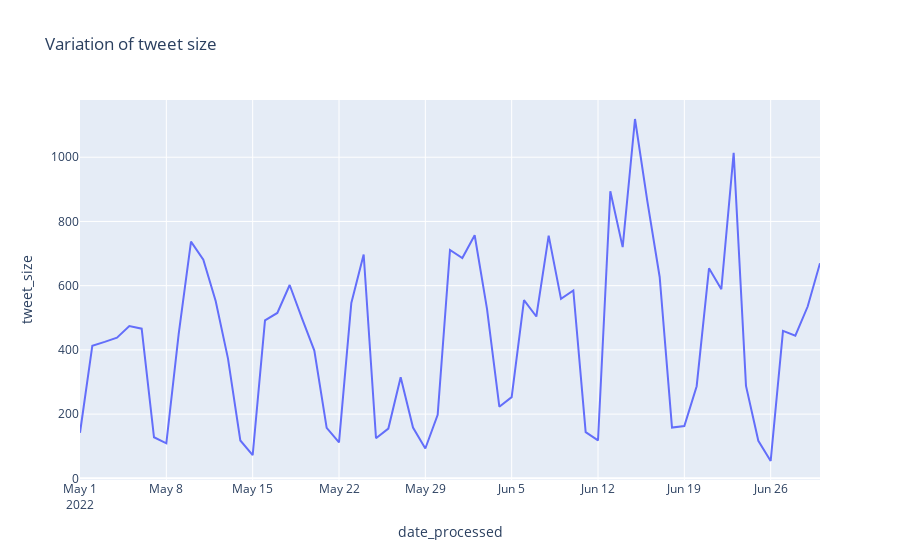

Write notebook code for a chart like this one.
### Code cell
import plotly.express as px

fig = px.line(condense_df, y="tweet_size", title='Variation of tweet size')
fig.show()

### Figure 1 — Plotly figure (JSON) as saved in the notebook; plotly's stock layout.template omitted (floating-point values rounded to 4 significant figures)
{"data": [{"hovertemplate": "date_processed=%{x}<br>tweet_size=%{y}<extra></extra>", "legendgroup": "", "line": {"color": "#636efa", "dash": "solid"}, "marker": {"symbol": "circle"}, "mode": "lines", "name": "", "orientation": "v", "showlegend": false, "type": "scatter", "x": ["2022-05-01", "2022-05-02", "2022-05-03", "2022-05-04", "2022-05-05", "2022-05-06", "2022-05-07", "2022-05-08", "2022-05-09", "2022-05-10", "2022-05-11", "2022-05-12", "2022-05-13", "2022-05-14", "2022-05-15", "2022-05-16", "2022-05-17", "2022-05-18", "2022-05-19", "2022-05-20", "2022-05-21", "2022-05-22", "2022-05-23", "2022-05-24", "2022-05-25", "2022-05-26", "2022-05-27", "2022-05-28", "2022-05-29", "2022-05-30", "2022-05-31", "2022-06-01", "2022-06-02", "2022-06-03", "2022-06-04", "2022-06-05", "2022-06-06", "2022-06-07", "2022-06-08", "2022-06-09", "2022-06-10", "2022-06-11", "2022-06-12", "2022-06-13", "2022-06-14", "2022-06-15", "2022-06-16", "2022-06-17", "2022-06-18", "2022-06-19", "2022-06-20", "2022-06-21", "2022-06-22", "2022-06-23", "2022-06-24", "2022-06-25", "2022-06-26", "2022-06-27", "2022-06-28", "2022-06-29", "2022-06-30"], "xaxis": "x", "y": [142, 413, 425, 438, 474, 466, 128, 109, 449, 737, 681, 552, 373, 118, 72, 492, 515, 602, 498, 398, 157, 112, 546, 697, 125, 155, 315, 158, 93, 198, 711, 686, 757, 528, 223, 253, 555, 504, 756, 559, 585, 144, 118, 894, 720, 1119, 863, 627, 158, 163, 287, 654, 589, 1014, 288, 117, 54, 459, 444, 535, 670], "yaxis": "y"}], "layout": {"legend": {"tracegroupgap": 0}, "title": {"text": "Variation of tweet size"}, "xaxis": {"anchor": "y", "domain": [0, 1], "title": {"text": "date_processed"}}, "yaxis": {"anchor": "x", "domain": [0, 1], "title": {"text": "tweet_size"}}}}
